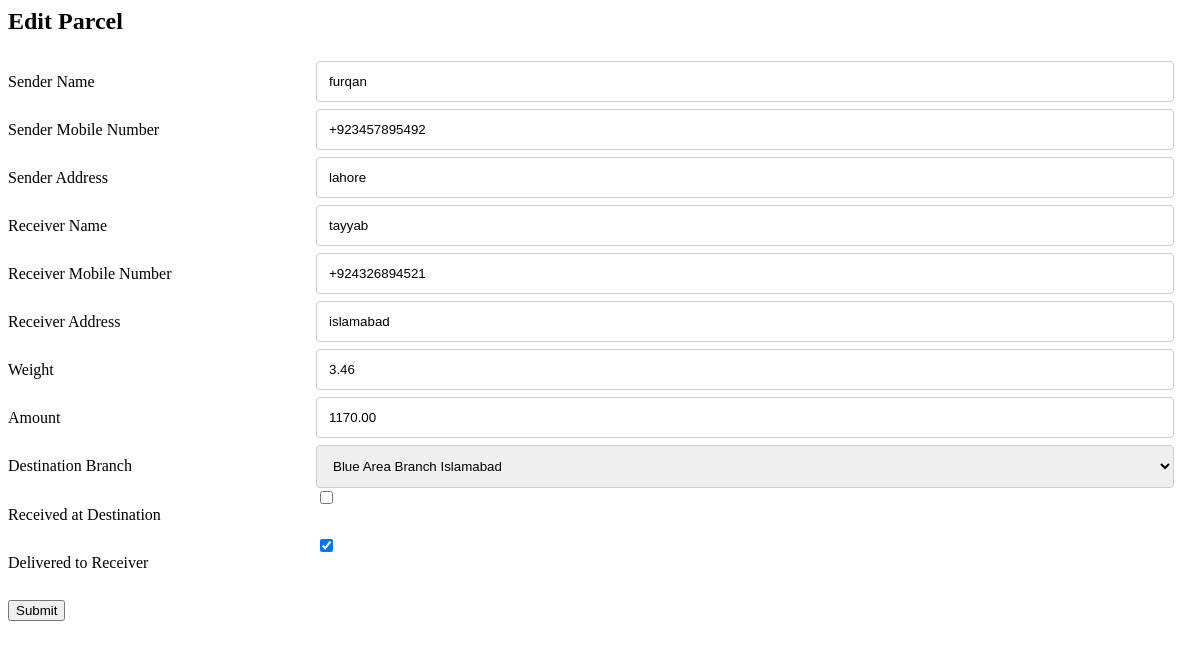
The page /editparcel/8 on the database as committed earlier.
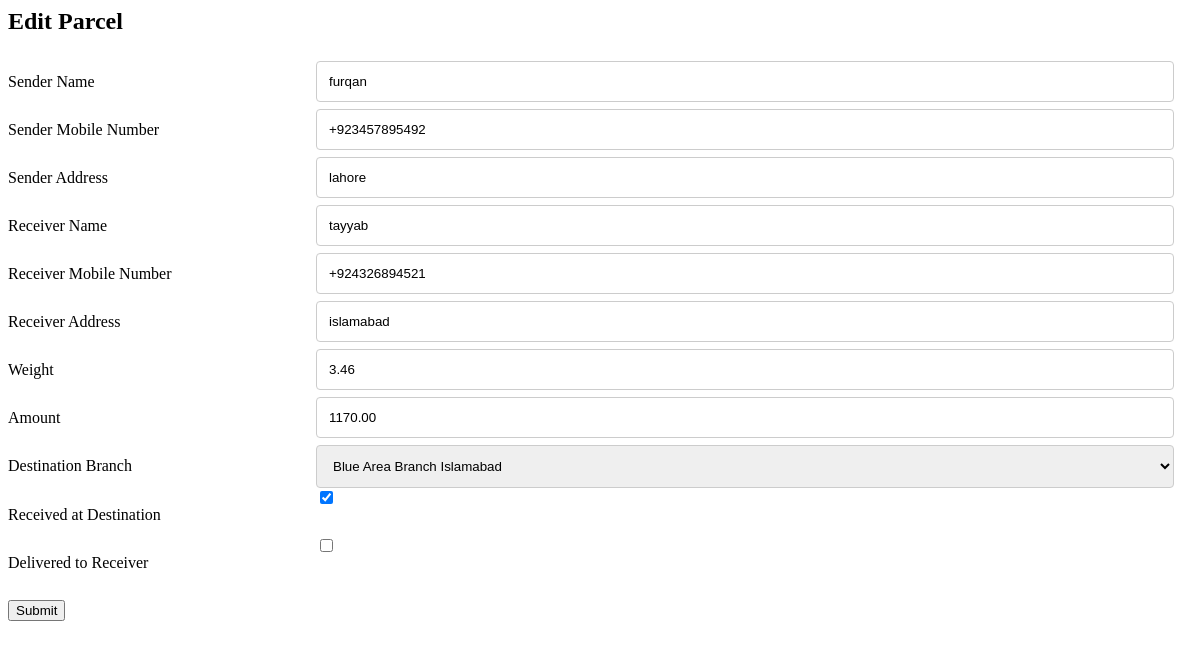
The same page on the database as committed later.
### app.py (models this page shows, shortened)
class BaseModel(Model):
    class Meta:
        database = database

class Parcel(BaseModel):
    user = ForeignKeyField(User, backref='parcels')
    parcelnumber = TextField()
    sendername = TextField()
    sendermobilenumber = TextField()
    senderaddress = TextField()
    receivername = TextField()
    receivermobilenumber = TextField()
    receiveraddress = TextField()
    parcelweight = DecimalField()
    amount = DecimalField()
    pub_date = DateTimeField()
    destination_branch = IntegerField()
    is_received_at_destination = BitField()
    is_delivered_to_receiever = BitField()

### app.py (the view)
@app.route('/editparcel/<int:id>', methods=['GET', 'POST'])
def editparcel(id):
    parcel = get_object_or_404(Parcel, Parcel.id == id)
    form = ParcelForm(formdata=request.form, obj=parcel)
    form.is_received_at_destination.checked = parcel.is_received_at_destination
    form.is_delivered_to_receiever.checked = parcel.is_delivered_to_receiever
    if request.method == 'POST':
     is_checked = request.form.get('is_received_at_destination')
     is_checked_delivered_to_receiever = request.form.get('is_delivered_to_receiever')
     is_delivered_to_receiever = False
     is_receieved_from_db = False
     is_receieved = False
     if is_checked_delivered_to_receiever == 'y':
        is_delivered_to_receiever = True
     if parcel.is_received_at_destination == 1:
        is_receieved_from_db = True
        print("is_checked="+is_checked)
     if is_checked=="y":
        is_receieved=True
     send_sms(parcel.parcelnumber, parcel.receivermobilenumber)
     if is_receieved and is_receieved_from_db is False:
            print("message Sent")
            print(request.form.get('is_received_at_destination', False))
            send_sms(parcel.parcelnumber,parcel.receivermobilenumber)
     else:
            print("\message not sent")
     parcel.is_received_at_destination = is_receieved
     parcel.is_delivered_to_receiever = is_delivered_to_receiever
     parcel.save()
     return redirect(url_for('parcels', id=id))
    else:
     return render_template('update.html', form=form)

### app.py (called while the page is built)
def get_current_user():
    if session.get('logged_in'):
        return User.get(User.id == session['user_id'])

def get_object_or_404(model, *expressions):
    try:
        return model.get(*expressions)
    except model.DoesNotExist:
        abort(404)

@app.before_request
def before_request():
    g.db = database
    g.db.connect(reuse_if_open=True)

@app.after_request
def after_request(response):
    g.db.close()
    return response

@app.context_processor
def _inject_user():
    return {'current_user': get_current_user()}

### templates/update.html (shortened to what this page needs)
<h2>Edit  Parcel</h2>
<div class="container">
{% from "_formhelpers.html" import render_field %}
    <form method=post>
        <dl>
<div class="row">
            {{ render_field(form.sendername) }}
</div>
          <div class="row">  {{ render_field(form.sendermobilenumber) }}
          </div>
        <div class="row">    {{ render_field(form.senderaddress) }}  </div>
        <div class="row">    {{ render_field(form.receivername) }}  </div>
        <div class="row mobile_num">    {{ render_field(form.receivermobilenumber) }}  </div>
         <div class="row">   {{ render_field(form.receiveraddress) }}  </div>
         <div class="row">   {{ render_field(form.parcelweight) }}  </div>
         <div class="row">   {{ render_field(form.amount) }}  </div>
          <div class="row">  {{ render_field(form.destination_branch) }}  </div>
          <div class="row">  {{ render_field(form.is_received_at_destination) }}  </div>
          <div class="row" class="delivered">  {{ render_field(form.is_delivered_to_receiever) }}  </div>
        </dl>
        <input type=submit value=Submit>
    </form>
</div>

### templates/_formhelpers.html (shortened to what this page needs)
{% macro render_field(field) %}
    <dt>{{ field.label }}
    <dd>{{ field(**kwargs)|safe }}
    </dd>
{% endmacro %}

Rows that differ between the two databases and show on the page:
changed Parcel "furqan": is_received_at_destination "☐" → "☑"; is_delivered_to_receiever "☑" → "☐"
